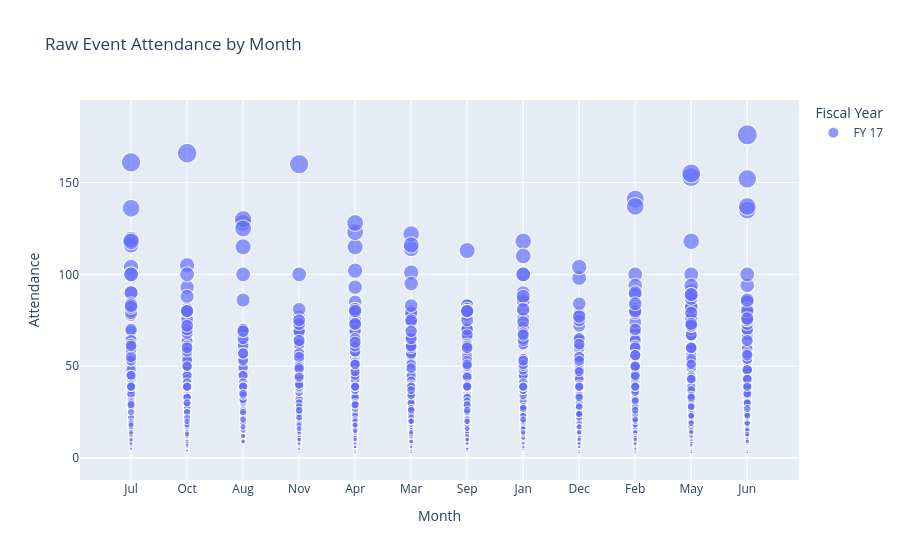

Here is the notebook cell this chart was saved with:
### Code cell
fig = px.scatter(df, x='Month',y='Attendance', color='Fiscal Year',size="Attendance",title='Raw Event Attendance by Month')
fig.show()

### Figure 1 — Plotly figure (JSON) as saved in the notebook; plotly's stock layout.template omitted (floating-point values rounded to 4 significant figures; data arrays with more than 128 entries replaced by an {"elided": "..."} marker saying what was removed)
{"data": [{"hovertemplate": "Fiscal Year=FY 17<br>Month=%{x}<br>Attendance=%{marker.size}<extra></extra>", "legendgroup": "FY 17", "marker": {"color": "#636efa", "size": {"elided": "1781 float values"}, "sizemode": "area", "sizeref": 0.44, "symbol": "circle"}, "mode": "markers", "name": "FY 17", "showlegend": true, "type": "scattergl", "x": {"elided": "1781 str values"}, "xaxis": "x", "y": {"elided": "1781 float values"}, "yaxis": "y"}], "layout": {"legend": {"itemsizing": "constant", "title": {"text": "Fiscal Year"}, "tracegroupgap": 0}, "title": {"text": "Raw Event Attendance by Month"}, "xaxis": {"anchor": "y", "domain": [0, 1], "title": {"text": "Month"}}, "yaxis": {"anchor": "x", "domain": [0, 1], "title": {"text": "Attendance"}}}}
